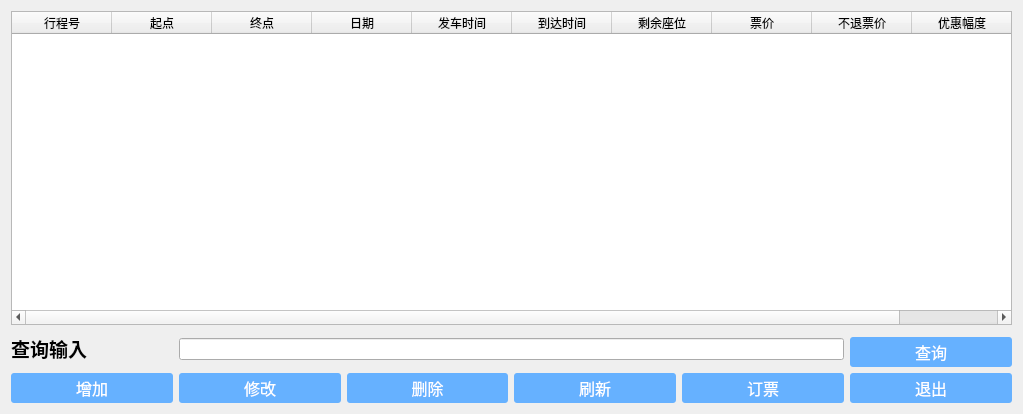
<?xml version="1.0" encoding="UTF-8"?>
<ui version="4.0">
 <class>viewwindow</class>
 <widget class="QWidget" name="viewwindow">
  <property name="geometry">
   <rect>
    <x>0</x>
    <y>0</y>
    <width>1023</width>
    <height>414</height>
   </rect>
  </property>
  <property name="windowTitle">
   <string>Form</string>
  </property>
  <layout class="QGridLayout" name="gridLayout">
   <item row="3" column="3">
    <widget class="QPushButton" name="btn_refresh">
     <property name="minimumSize">
      <size>
       <width>0</width>
       <height>30</height>
      </size>
     </property>
     <property name="font">
      <font>
       <pointsize>12</pointsize>
      </font>
     </property>
     <property name="styleSheet">
      <string notr="true">QPushButton#btn_refresh{background:#66b1ff;color:#FFFFFF;border-radius:3px;}
QPushButton#btn_refresh:pressed{background:#3a8ee6;color:#FFFFFF}</string>
     </property>
     <property name="text">
      <string>刷新</string>
     </property>
    </widget>
   </item>
   <item row="0" column="0" colspan="6">
    <widget class="QTableWidget" name="tableWidget">
     <column>
      <property name="text">
       <string>行程号</string>
      </property>
     </column>
     <column>
      <property name="text">
       <string>起点</string>
      </property>
     </column>
     <column>
      <property name="text">
       <string>终点</string>
      </property>
     </column>
     <column>
      <property name="text">
       <string>日期</string>
      </property>
     </column>
     <column>
      <property name="text">
       <string>发车时间</string>
      </property>
     </column>
     <column>
      <property name="text">
       <string>到达时间</string>
      </property>
     </column>
     <column>
      <property name="text">
       <string>剩余座位</string>
      </property>
     </column>
     <column>
      <property name="text">
       <string>票价</string>
      </property>
     </column>
     <column>
      <property name="text">
       <string>不退票价</string>
      </property>
     </column>
     <column>
      <property name="text">
       <string>优惠幅度</string>
      </property>
     </column>
    </widget>
   </item>
   <item row="3" column="1">
    <widget class="QPushButton" name="btn_modify">
     <property name="minimumSize">
      <size>
       <width>0</width>
       <height>30</height>
      </size>
     </property>
     <property name="font">
      <font>
       <pointsize>12</pointsize>
      </font>
     </property>
     <property name="styleSheet">
      <string notr="true">QPushButton#btn_modify{background:#66b1ff;color:#FFFFFF;border-radius:3px;}
QPushButton#btn_modify:pressed{background:#3a8ee6;color:#FFFFFF}</string>
     </property>
     <property name="text">
      <string>修改</string>
     </property>
    </widget>
   </item>
   <item row="1" column="0" rowspan="2">
    <widget class="QLabel" name="label">
     <property name="font">
      <font>
       <pointsize>9</pointsize>
      </font>
     </property>
     <property name="text">
      <string>&lt;html&gt;&lt;head/&gt;&lt;body&gt;&lt;p&gt;&lt;span style=&quot; font-size:14pt; font-weight:700;&quot;&gt;查询输入&lt;/span&gt;&lt;/p&gt;&lt;/body&gt;&lt;/html&gt;</string>
     </property>
    </widget>
   </item>
   <item row="2" column="5">
    <widget class="QPushButton" name="btn_find">
     <property name="minimumSize">
      <size>
       <width>0</width>
       <height>30</height>
      </size>
     </property>
     <property name="font">
      <font>
       <pointsize>12</pointsize>
      </font>
     </property>
     <property name="styleSheet">
      <string notr="true">QPushButton#btn_find{background:#66b1ff;color:#FFFFFF;border-radius:3px;}
QPushButton#btn_find:pressed{background:#3a8ee6;color:#FFFFFF}</string>
     </property>
     <property name="text">
      <string>查询</string>
     </property>
    </widget>
   </item>
   <item row="3" column="2">
    <widget class="QPushButton" name="btn_delete">
     <property name="minimumSize">
      <size>
       <width>0</width>
       <height>30</height>
      </size>
     </property>
     <property name="font">
      <font>
       <pointsize>12</pointsize>
      </font>
     </property>
     <property name="styleSheet">
      <string notr="true">QPushButton#btn_delete{background:#66b1ff;color:#FFFFFF;border-radius:3px;}
QPushButton#btn_delete:pressed{background:#3a8ee6;color:#FFFFFF}</string>
     </property>
     <property name="text">
      <string>删除</string>
     </property>
    </widget>
   </item>
   <item row="3" column="5">
    <widget class="QPushButton" name="btn_quit">
     <property name="minimumSize">
      <size>
       <width>0</width>
       <height>30</height>
      </size>
     </property>
     <property name="font">
      <font>
       <pointsize>12</pointsize>
      </font>
     </property>
     <property name="styleSheet">
      <string notr="true">QPushButton#btn_quit{background:#66b1ff;color:#FFFFFF;border-radius:3px;}
QPushButton#btn_quit:pressed{background:#3a8ee6;color:#FFFFFF}</string>
     </property>
     <property name="text">
      <string>退出</string>
     </property>
    </widget>
   </item>
   <item row="3" column="0">
    <widget class="QPushButton" name="btn_add">
     <property name="minimumSize">
      <size>
       <width>0</width>
       <height>30</height>
      </size>
     </property>
     <property name="font">
      <font>
       <pointsize>12</pointsize>
      </font>
     </property>
     <property name="styleSheet">
      <string notr="true">QPushButton#btn_add{background:#66b1ff;color:#FFFFFF;border-radius:3px;}
QPushButton#btn_add:pressed{background:#3a8ee6;color:#FFFFFF}</string>
     </property>
     <property name="text">
      <string>增加</string>
     </property>
    </widget>
   </item>
   <item row="3" column="4">
    <widget class="QPushButton" name="btn_book">
     <property name="minimumSize">
      <size>
       <width>0</width>
       <height>30</height>
      </size>
     </property>
     <property name="font">
      <font>
       <pointsize>12</pointsize>
      </font>
     </property>
     <property name="styleSheet">
      <string notr="true">QPushButton#btn_book{background:#66b1ff;color:#FFFFFF;border-radius:3px;}
QPushButton#btn_book:pressed{background:#3a8ee6;color:#FFFFFF}</string>
     </property>
     <property name="text">
      <string>订票</string>
     </property>
    </widget>
   </item>
   <item row="1" column="1" rowspan="2" colspan="4">
    <widget class="QLineEdit" name="lineEdit"/>
   </item>
  </layout>
 </widget>
 <resources/>
 <connections/>
</ui>
